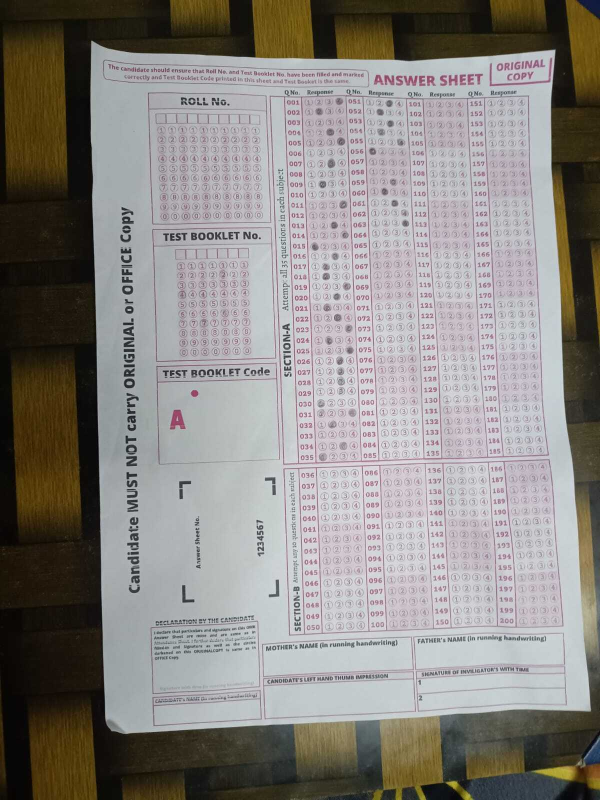
#> input picture AACWork1/image_to_crop.jpg, 1200 x 1600 px (shown at 1/2 size)
$ python papercrop.py
#> lines starting #> are read from the running program, lines starting #| are printed output that depends on the picture; after the words box and inside, x2 and y2 are one past the last pixel; in counts of white or black regions, pixels touching at a corner belong together
import cv2
import numpy as np

def biggest_contour(contours):
    biggest=np.array([])
    max_area=0
    for i in contours:
        area=cv2.contourArea(i)
        if area > 500:
            peri = cv2.arcLength(i,True)
            approx= cv2.approxPolyDP(i, 0.02*peri ,True)
            print("points",len(approx))
            if area > max_area and len(approx) == 4:
                biggest=approx
                max_area=area
    print(biggest)
    return biggest


img =cv2.imread("image_to_crop.jpg")
#> img is the input picture: shape (1600, 1200, 3); mean B, G, R 129.8, 133.6, 137.4
#image processing
img1=cv2.resize(img,(500,500))
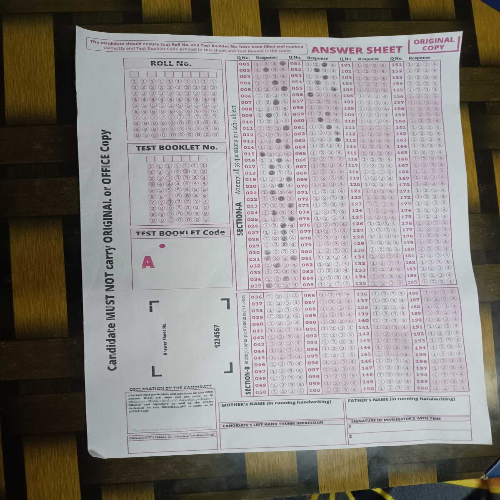
#> img1: shape (500, 500, 3); mean B, G, R 129.7, 133.5, 137.3
gray=cv2.cvtColor(img1,cv2.COLOR_RGB2GRAY)
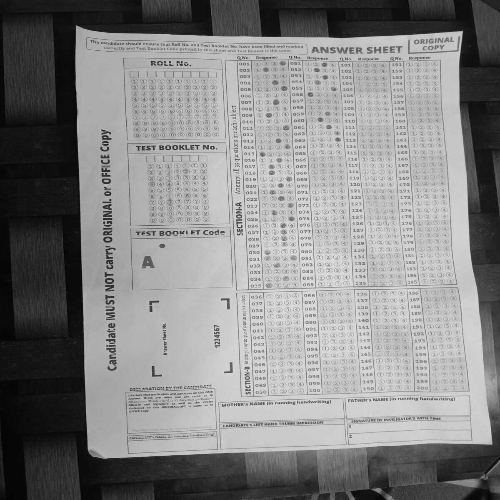
#> gray: shape (500, 500); min 1, max 240, mean 132.8
gray=cv2.bilateralFilter(gray,20,30,30)
edge=cv2.Canny(gray,150,200)
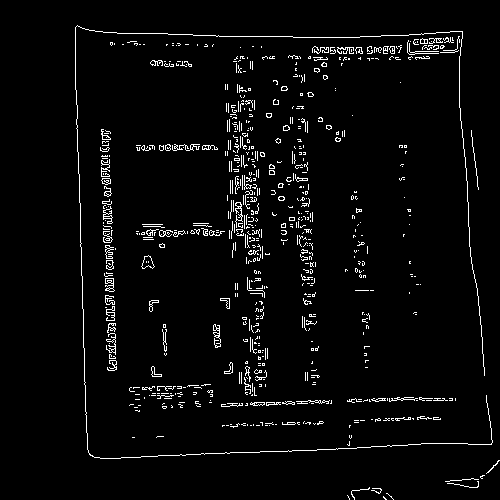
#> edge: shape (500, 500); 3.6% white in thin lines or dots, all inside (x1, y1, x2, y2) = (75, 25, 500, 500)


#contours
contours,hierarchy = cv2.findContours(edge, cv2.RETR_EXTERNAL, cv2.CHAIN_APPROX_SIMPLE)
#> contours = 667 contours, 634 with area under 20; largest, box (x1, y1, x2, y2) and area: (141, 255, 155, 269) 99, (105, 278, 115, 292) 60, (213, 324, 221, 348) 49, (101, 178, 111, 185) 44, (149, 300, 159, 312) 40
contours=sorted(contours,key=cv2.contourArea,reverse=True)[:1]
#> contours = 1 contour; box (x1, y1, x2, y2) and area: (141, 255, 155, 269) 99
biggest=biggest_contour(contours)
#> the loop in biggest_contour, `for i in contours:` made 1 pass
#> area on pass 1: 99
#> after the loop in biggest_contour, `for i in contours:`: biggest = empty array; max_area = 0
#> biggest = empty array
cv2.drawContours(img,[biggest], -1, (10, 220,180), 5)


cv2.imshow("original",img1)


points=biggest.resize(4,2)
input_points=np.zeros((4,2),dtype="float32")


#> (the run stopped early here; a loop or call above may not have finished)
